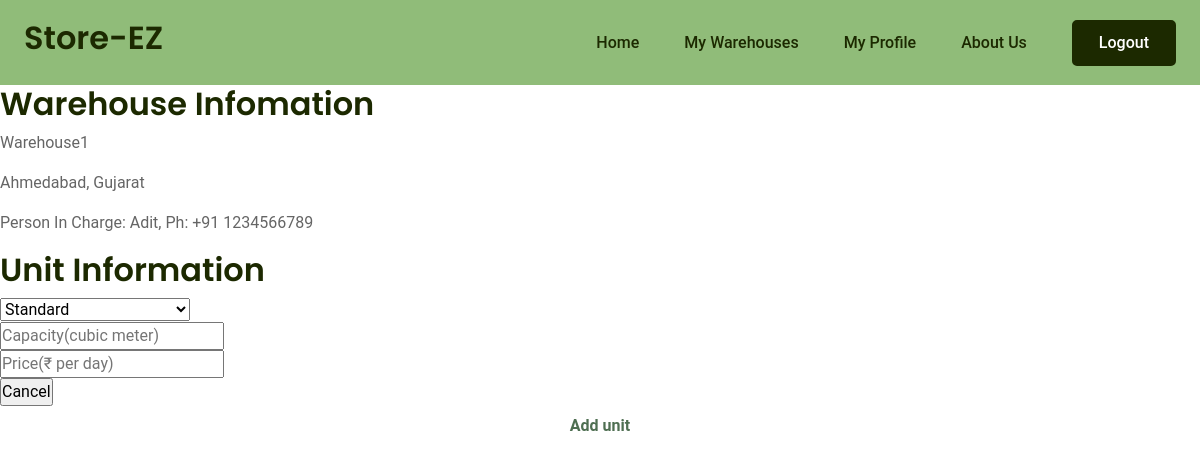
The page /warehouse/3/units/addunit (signed in) on the database its author committed.
### mainapp/models.py (models this page shows, shortened)
class Warehouse(models.Model):
    name = models.CharField(max_length=100)
    address = models.TextField()
    city = models.CharField(max_length=100)
    state = models.CharField(max_length=100)
    poc_name = models.CharField(max_length=100, null=True)
    poc_phone_no = models.DecimalField(max_digits=10, decimal_places=0)
    owner = models.ForeignKey(Warehouse_owner, on_delete=models.CASCADE)
    image = models.ImageField(default="images/default_warehouse_image.jpg",upload_to="images/warehouse/",blank=True,null=True)
    latitude = models.FloatField(default=23.1862737352)
    longitude = models.FloatField(default = 72.6283225558)

### Warehouse/views.py (the view, shortened to what this page needs)
# urls.py: path("warehouse/<int:id>/units/addunit", views.addunit, name='addunit'),
@login_required(login_url='login')
def addunit(request, id):
    warehouse = Warehouse.objects.get(id=id)
    context = {'id': id, 'warehouse':warehouse}
    return render(request, 'warehouse/add_units.html', context)

### Warehouse/templates/Warehouse/add_units.html (shortened to what this page needs)
{% extends 'base.html' %}
{% load static %}
{% block css %}
    <link rel="stylesheet" href="{% static 'Warehouse/css/addunits.css' %}"/>
{% endblock css%}
{% block content %}
<div class="page-content" style="flex-direction: column">
    <div class="form-v10-content">
        <form class="form-detail" id="myform" method="post"  >
            <div class="form-left">
                <h2>Warehouse Infomation</h2>
                <div class="form-row">
                    <P>{{warehouse.name|capfirst}}</P>
                    <P>{{warehouse.city|capfirst}}, {{warehouse.state|capfirst}}</P>
                </div>
                <div class="form-row">
                    <P>Person In Charge: {{warehouse.poc_name}}, Ph: +91 {{warehouse.poc_phone_no}}</P>
                </div>
            </div>
            <div class="form-right">
                <h2>Unit Information</h2>
                <div class="form-row">
                    <select id="type" name="type">
                    <option value="Hot">Standard</option>
                    </select>
                </div>
                <div class="form-row">
                    <input type="number" name="capacity" min="1" placeholder="Capacity(cubic meter)" required>
                </div>
                <div class="form-row">
                    <input type="number" placeholder="Price(₹ per day)" name="price" step=".01" min="0.01" required>
                </div>
                <div class="form-row-last">
                    <input onclick="location.href='{% url 'all_units' id %}'" type="submit" name="cancel" class="cancel" value="Cancel">
                    <button class="save-button">
                        Add unit
                      </button>
                </div>
            </div>
        </form>
    </div>
</div>
{% endblock %}

### static/css/base.css (style rules this page uses)
* { margin:0; padding:0; box-sizing:border-box; }

### staticfiles/Warehouse/css/addunits.css (style rules this page uses)
body { font-family:'Roboto'; display:flex; flex-direction:column; }
button { width:100%; height: 40px; display: block; background: none; font-size: 1em; font-weight: bold; outline: none; border: none; border-radius: 5px; transition: .2s ease-in; cursor: pointer; }
.save-button { background-color:#fff; color: #4F6F52; }

### rows shown on the page
Warehouse: name "Warehouse1", city "Ahmedabad", state "Gujarat", poc_name "Adit", poc_phone_no "1234566789"
